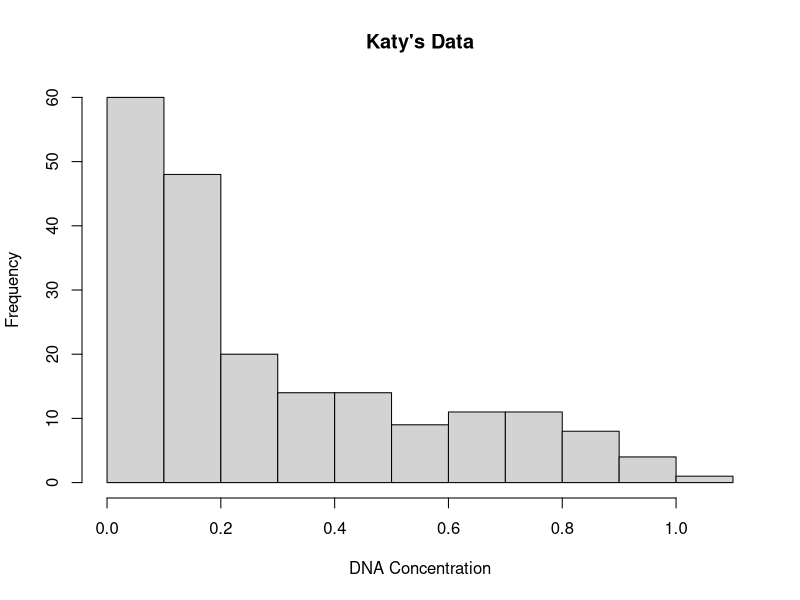
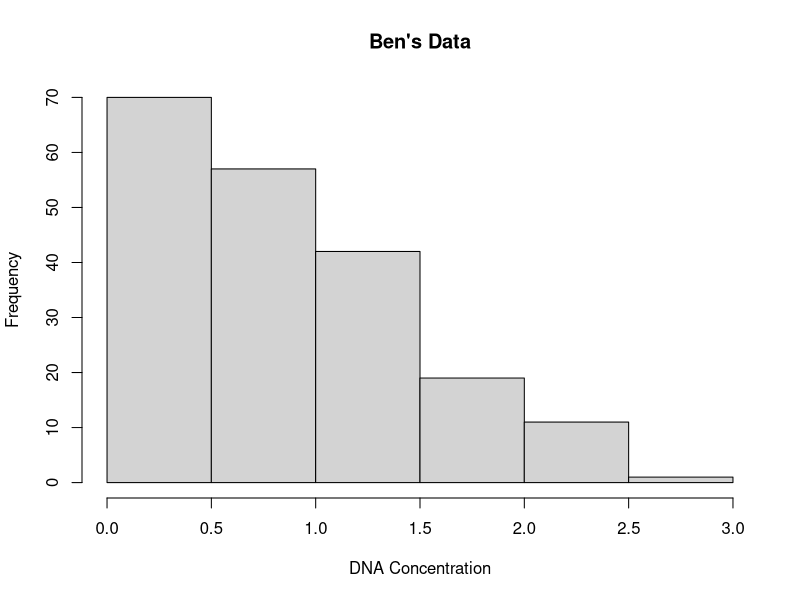
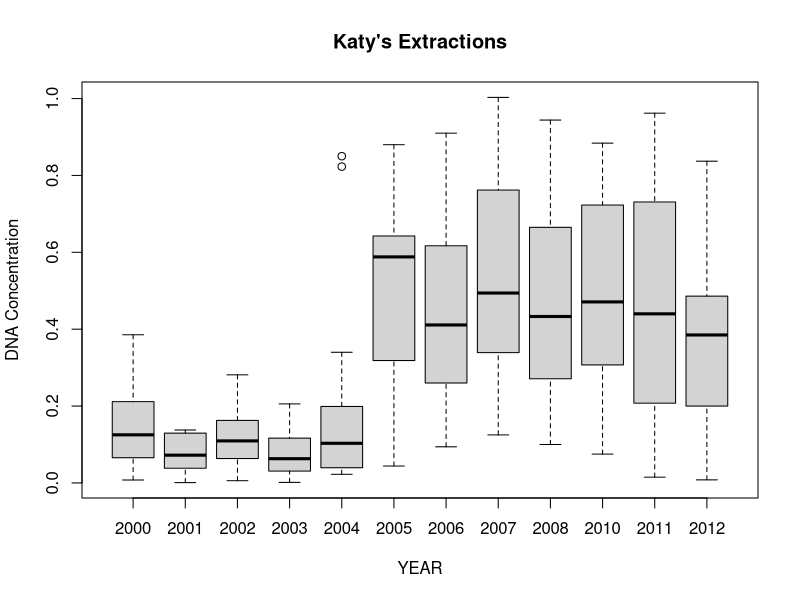
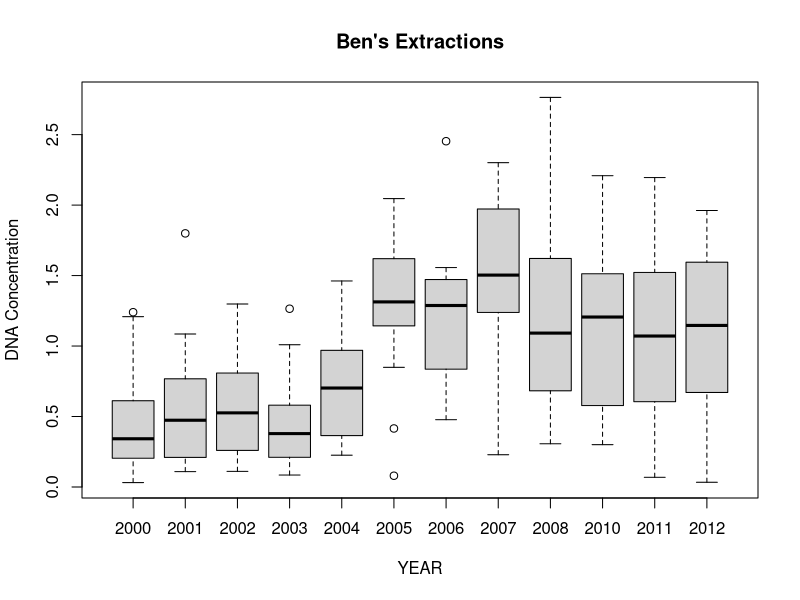

Generate these figures, in order, with R: (Note: this script raises an error after producing the figures.)
#load dataset
df <- read.csv("./Exam_1/DNA_Conc_by_Extraction_Date.csv")
#summary of data
summary(df)
library(tidyverse)
glimpse(df)
class(df$Year_Collected)
class(df$Extract.Code)
class(df$DNA_Concentration_Ben)
#histograms
jpeg("Katy_hist.jpeg")
hist(x=df$DNA_Concentration_Katy,main="Katy's Data",xlab="DNA Concentration")
dev.off()
jpeg("Ben_hist.jpeg")
hist(x=df$DNA_Concentration_Ben,main="Ben's Data",xlab="DNA Concentration")
dev.off()
#Look at DNA concentrations from the different extraction years & Save them
jpeg("BACKMAN_Plot1.jpeg")
boxplot(df$DNA_Concentration_Katy~df$Year_Collected,
        main="Katy's Extractions",xlab="YEAR",ylab="DNA Concentration")
dev.off()
jpeg("BACKMAN_Plot2.jpeg")
boxplot(df$DNA_Concentration_Ben~df$Year_Collected,
        main="Ben's Extractions",xlab="YEAR",ylab="DNA Concentration")
dev.off()
#Ben vs Katy's concentrations..
summary(df$DNA_Concentration_Katy)
summary(df$DNA_Concentration_Ben)
summary(df$Year_Collected)
plot(x=df$DNA_Concentration_Ben,y=df$Extract.Code)
plot(x=df$DNA_Concentration_Katy,y=df$Extract.Code)
#Which YEAR was Ben's performance the lowest RELATIVE to Katy's?
df$C <- (df$DNA_Concentration_Ben - df$DNA_Concentration_Katy)
min(df$C)
df$Year_Collected[df$C == min(df$C)]
#Answer= 2000

#Subset df to just "Downstairs Lab"
#####MAKE A SUBSET df3 <- df %>% filter(Ecosys_Type %in% c("Marine","Terrestrial"))
class(df$Date_Collected)
df$Date_Collected <- as.character(df$Date_Collected)
class(df$Date_Collected)

jpeg("Downstairs.jpeg")
plot(x=df$Date_Collected,y=df$DNA_Concentration_Ben,col=df$Lab,xlab="Date_Collected",ylab="DNA_Concentration_Ben")
dev.off()
